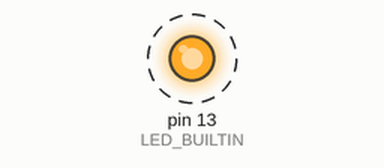
A sketch run on a simulated Arduino Uno, built with avr-gcc and run on an emulated ATmega328P. Parts: output pins drawn as LEDs (lit = HIGH). Dashed ring = blinking.

Above: at 0.5 s.
Timing chart, 0 to 3.5 s (numbered marks = the images above):
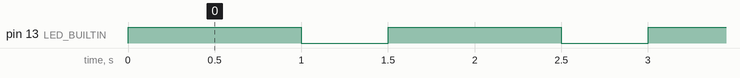

The sketch:

builtin_led_blink.ino
```cpp
void setup() {
  // Установить встроенный светодиод (L - на плате) в режим выхода
  pinMode(LED_BUILTIN, OUTPUT);
}

void loop() {
  // Включить встроенный светодиод, 1 (HIGH) отправить напряжение на пин
  digitalWrite(LED_BUILTIN, 1);
  // Подождать секунду конвертируем в милисекунды
  delay(1000);
  // Выключить светодиод, 0 (LOW) убрать напряжение с пина
  digitalWrite(LED_BUILTIN, 0);
  // Подождать пол-секунды и конвертируем в милисекунды
  delay(500);
}
```

Measured:
- by itself, pin 13 (LED_BUILTIN): alternates HIGH for 1.0 s and LOW for 0.50 s
